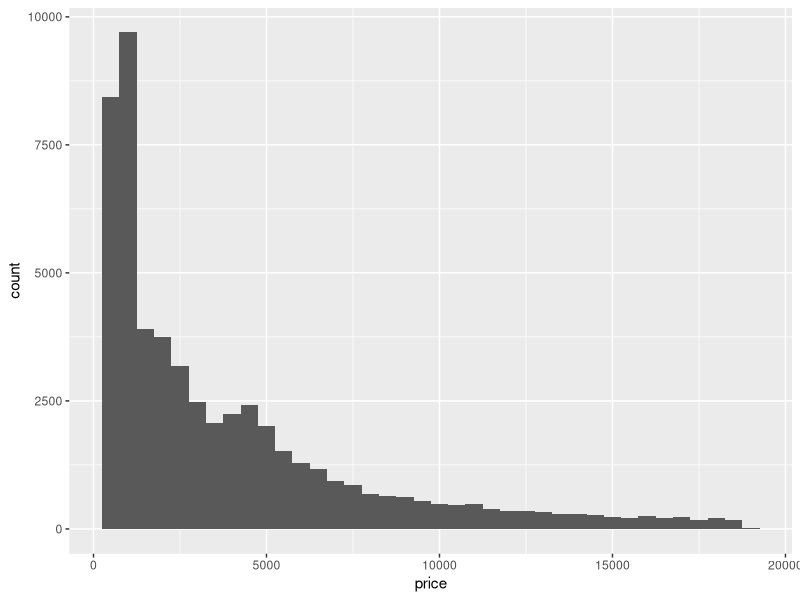
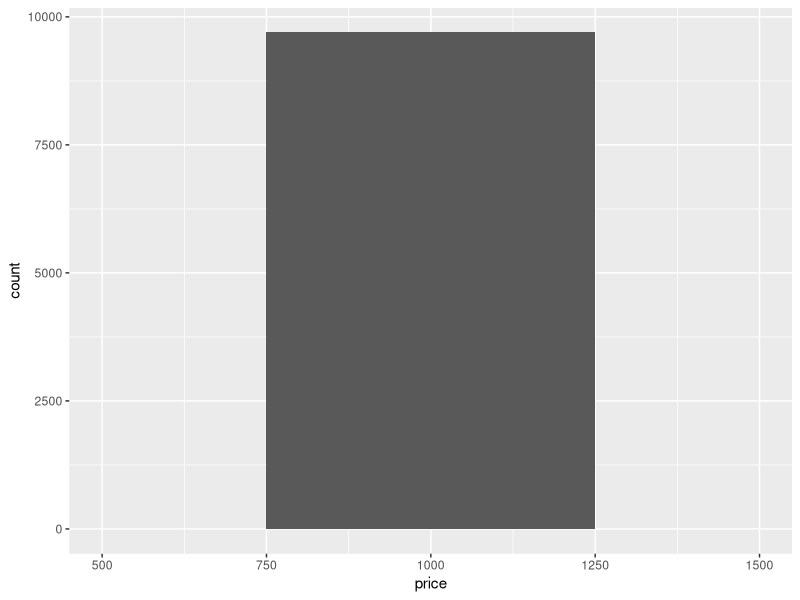
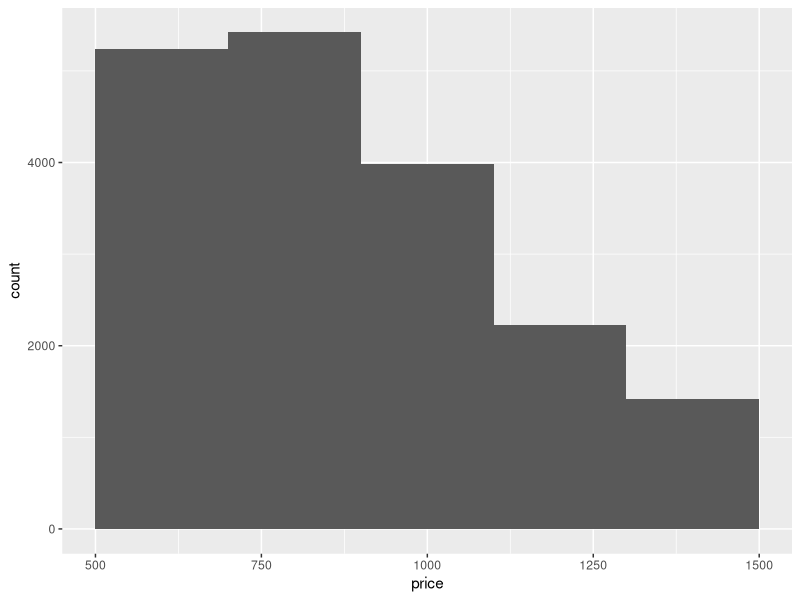

Recreate these plots in R, in order.
## ---- chunk 1
library(tidyverse)
library(ggplot2)
data(diamonds)
## ---- chunk 2
dim(diamonds)
summary(diamonds)

## ---- chunk 3
ggplot(data = diamonds) + geom_histogram( mapping = aes(x = price, y = ..count..), binwidth = 500)
## ---- chunk 4
summary(diamonds$price)
## ---- chunk 5

summary(diamonds$price < 500)
summary(diamonds$price < 250)
summary(diamonds$price >= 15000)
## ---- chunk 6
ggplot(data = diamonds) + geom_histogram( mapping = aes(x = price, y = ..count..), binwidth = 500) + scale_x_continuous(limits = c(500,1500))

ggplot(data = diamonds) + geom_histogram( mapping = aes(x = price, y = ..count..), binwidth = 200) + scale_x_continuous(limits = c(500,1500))
## ---- chunk 7

